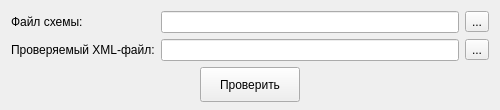
<?xml version="1.0" encoding="UTF-8"?>
<ui version="4.0">
 <class>MainWindow</class>
 <widget class="QMainWindow" name="MainWindow">
  <property name="geometry">
   <rect>
    <x>0</x>
    <y>0</y>
    <width>500</width>
    <height>110</height>
   </rect>
  </property>
  <property name="minimumSize">
   <size>
    <width>500</width>
    <height>110</height>
   </size>
  </property>
  <property name="maximumSize">
   <size>
    <width>500</width>
    <height>110</height>
   </size>
  </property>
  <property name="windowTitle">
   <string>Проверка XML-файла по схеме</string>
  </property>
  <widget class="QWidget" name="centralWidget">
   <layout class="QGridLayout" name="gridLayout_2">
    <item row="0" column="0">
     <layout class="QGridLayout" name="gridLayout">
      <item row="0" column="0">
       <widget class="QLabel" name="label">
        <property name="text">
         <string>Файл схемы:</string>
        </property>
       </widget>
      </item>
      <item row="0" column="1">
       <widget class="QLineEdit" name="lineEdit_schemaName"/>
      </item>
      <item row="0" column="2">
       <widget class="QToolButton" name="toolButton_getSchemaName">
        <property name="text">
         <string>...</string>
        </property>
       </widget>
      </item>
      <item row="1" column="0">
       <widget class="QLabel" name="label_2">
        <property name="text">
         <string>Проверяемый XML-файл:</string>
        </property>
       </widget>
      </item>
      <item row="1" column="1">
       <widget class="QLineEdit" name="lineEdit_fileName"/>
      </item>
      <item row="1" column="2">
       <widget class="QToolButton" name="toolButton_getFileName">
        <property name="text">
         <string>...</string>
        </property>
       </widget>
      </item>
      <item row="2" column="0" colspan="3">
       <layout class="QHBoxLayout" name="horizontalLayout">
        <item>
         <spacer name="horizontalSpacer">
          <property name="orientation">
           <enum>Qt::Horizontal</enum>
          </property>
          <property name="sizeHint" stdset="0">
           <size>
            <width>40</width>
            <height>20</height>
           </size>
          </property>
         </spacer>
        </item>
        <item>
         <widget class="QPushButton" name="pushButton_check">
          <property name="minimumSize">
           <size>
            <width>100</width>
            <height>35</height>
           </size>
          </property>
          <property name="text">
           <string>Проверить</string>
          </property>
         </widget>
        </item>
        <item>
         <spacer name="horizontalSpacer_2">
          <property name="orientation">
           <enum>Qt::Horizontal</enum>
          </property>
          <property name="sizeHint" stdset="0">
           <size>
            <width>38</width>
            <height>20</height>
           </size>
          </property>
         </spacer>
        </item>
       </layout>
      </item>
     </layout>
    </item>
   </layout>
  </widget>
 </widget>
 <layoutdefault spacing="6" margin="11"/>
 <resources/>
 <connections/>
</ui>
